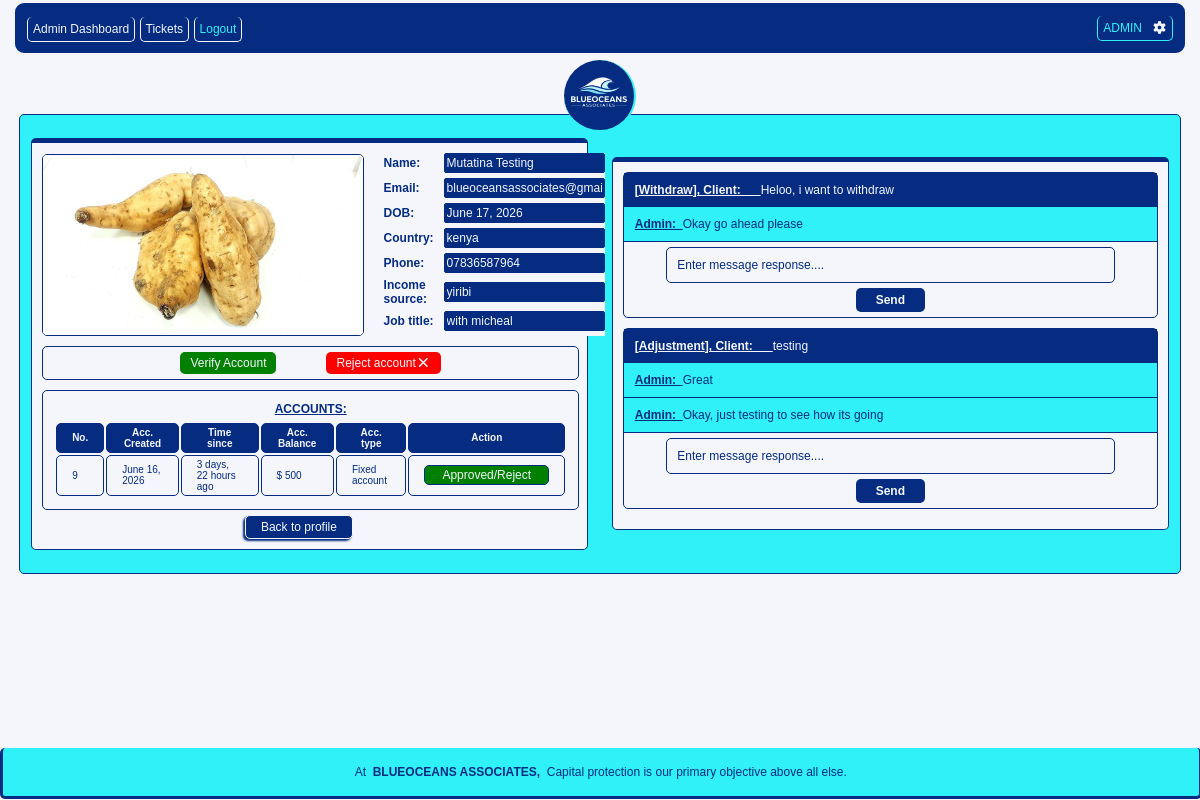
Page /adminviewprofiletickets/4 (signed in) on the committed database.
### BOA_app/models.py (models this page shows, shortened)
class Profile(models.Model):
    user=models.OneToOneField(User,on_delete=models.CASCADE)
    profile_pic=models.ImageField(upload_to='img/profile/',blank=True, null=True)
    national_id=models.ImageField(upload_to='img/profile/',blank=True, null=True)
    first_name=models.CharField(max_length=50, blank=True, null=True)
    last_name=models.CharField(max_length=50, blank=True, null=True)
    dob= models.DateField(null=True, blank=True)
    created_at = models.DateField(auto_now_add=True, null=True, blank=True)
    country=models.CharField(max_length=100, blank=True, null=True)
    income_source=models.CharField(max_length=100, blank=True, null=True)
    phone=models.CharField(max_length=100, blank=True, null=True)
    job_title=models.CharField(max_length=100, blank=True, null=True)
    verified = models.BooleanField(default=False, null=True)

class Emmergency_Fund_Account(models.Model):
     user = models.ForeignKey(User, on_delete=models.CASCADE)
     account_type = models.CharField(max_length=100, blank=True, null=True)
     created_at = models.DateField(auto_now_add=True, null=True, blank=True)
     balance = models.CharField(max_length=100, null=True, blank=True)
     status = models.BooleanField(default=False, null=True)

class Ticket(models.Model):
     user = models.ForeignKey(User, on_delete=models.CASCADE)
     type = models.CharField(max_length=100, null=True, blank=True)
     message = models.CharField(max_length=500, null=True, blank=True)
     created_at= models.DateField(auto_now_add=True, null=True, blank=True)
     viewed = models.BooleanField(default=False, null=True)

class Ticket_Response(models.Model):
     user = models.ForeignKey(User, on_delete=models.CASCADE)
     ticket = models.ForeignKey(Ticket, on_delete=models.CASCADE)
     response = models.CharField(max_length=500, null=True, blank=True)
     created_at = models.DateField(auto_now_add=True, null=True, blank=True)
     viewed = models.BooleanField(default=False, null=True)

### BOA_app/views.py (the view, shortened to what this page needs)
# urls.py: path('adminviewprofiletickets/<int:pk>',views.adminviewprofiletickets, name='adminviewprofiletickets'),
@login_required
def adminviewprofiletickets(request, pk):
    profile = Profile.objects.get(id=pk)
    tickets = Ticket.objects.filter(user=profile.user).order_by('-id')
    for ticket in tickets:
        ticket.responses = Ticket_Response.objects.filter(ticket=ticket).order_by('-id')
    accounts = Emmergency_Fund_Account.objects.filter(user=profile.user).order_by('-id')
    my_dict = {
        'profile':profile,
        'tickets':tickets,
        'accounts':accounts,
    }
    return render(request, 'Admin_view_profile_tickets.html', my_dict)

### templates/Admin_view_profile_tickets.html (shortened to what this page needs)
{% load static %}
<!DOCTYPE html>
<html lang="en">
<head>
    <link rel="stylesheet" href="https://cdnjs.cloudflare.com/ajax/libs/font-awesome/7.0.1/css/all.min.css"
 />
    <link rel="stylesheet" href="{% static 'css/Admin_view_profile_tickets.css' %}">
</head>
<body>
    <nav>
        <div class="links">
            <a href="{% url 'admindashboard' %}">Admin Dashboard</a>
            <a href="{% url 'admintickets' %}">Tickets</a>
            <a style="color: var(--secondary-color);" href="{% url 'adminlogout' %}">Logout</a>
        </div>
        <div class="account_details">
            <a href=""><span class="name">ADMIN</span> &nbsp; <i class="fa-solid fa-gear"></i></a>
        </div>
    </nav>
    <div class="container_1">
        <div class="image_dash">
            <img src="{% static 'images/BOA_LOGO-removebg.png' %}" alt="">
        </div>
        <div class="detc">
            <div class="newclients">
                <div class="mnn">
                    <div class="profile_pic">
                        {% if profile.profile_pic %}
                            <img src="{{profile.profile_pic.url}}" alt="">
                        {% else %}
                            <img src="{% static 'images/profilepic.png' %}" alt="">
                        {% endif %}
                        <div class="bio_details">
                            <div class="bio">
                                <label for="name">Name:</label>
                                <input type="text" id="name" disabled placeholder="{{profile.first_name}} {{profile.last_name}}">
                            </div>
                            <div class="bio">
                                <label for="email">Email:</label>
                                <input type="email" id="email" disabled placeholder="{{profile.user.email}}">
                            </div>
                            <div class="bio">
                                <label for="dob">DOB:</label>
                                <input type="text" id="dob" disabled placeholder="{{profile.dob}}">
                            </div>
                            <div class="bio">
                                <label for="country">Country:</label>
                                <input type="text" id="country" disabled placeholder="{{profile.country}}">
                            </div>
                            <div class="bio">
                                <label for="phone">Phone:</label>
                                <input type="number" id="phone" disabled placeholder="{{profile.phone}}">
                            </div>
                            <div class="bio">
                                <label for="income">Income source:</label>
                                <input type="text" id="income" disabled placeholder="{{profile.income_source}}">
                            </div>
                            <div class="bio">
                                <label for="title">Job title:</label>
                                <input type="text" id="title" disabled placeholder="{{profile.job_title}}">
                            </div>
                        </div>
                    </div>
                </div>
                <div class="actions">
                    {% if profile.verified == True %}
                        <button type="submit">Account is verified <i class="fa fa-check" aria-hidden="true"></i></button>
                    {% else %}
                        <button type="submit"><a href="{% url 'adminapproveprof' profile.pk %}">Verify Account</a></button>
                    {% endif %}
                    <button type="submit"><a href="{% url 'admindissprof' profile.pk %}">Reject account</a><i class="fa fa-times" aria-hidden="true"></i></button>
                </div>
                <div class="accounts">
                    <h4>ACCOUNTS:</h4>
                    <div class="tabl">
                        <table>
                            <tr>
                                <th>No.</th>
                                <th>Acc. Created</th>
                                <th>Time since</th>
                                <th>Acc. Balance</th>
                                <th>Acc. type</th>
                                <th>Action</th>
                            </tr>
                            {% if accounts %}
                                {% for account in accounts %}
                                    <tr>
                                        <td>{{account.id}}</td>
                                        <td>{{account.created_at}}</td>
                                        <td>{{account.created_at|timesince}} ago</td>
                                        <td>$ {{account.balance}}</td>
                                        <td>{{account.account_type}}</td>
                                        {% if account.status == True %}
                                            <td><Button class="appr"><a href="{% url 'adminrejectfund' account.pk %}">Approved/Reject</a></Button></td>
                                        {% else %}
                                            <td><Button class="rege"><a href="{% url 'adminapprovefund' account.pk %}">Approve</a></Button></td>
                                        {% endif %}
                                    </tr>
                                {% endfor %}
                            {% endif %}
                        </table>
                    </div>
                </div>
                <div class="accounts_2">
                    <button type="submit"><a href="{% url 'adminviewprofile' profile.pk %}">Back to profile</a></button>
                </div>
            </div>
            <div class="newclients">
                <div class="betwee">
                    {% if tickets %}
                        {% for ticket in tickets %}
                            <form class="the_tickets" method="post">
                                <p class="client_sent"><span>[{{ticket.type}}], Client:&nbsp;&nbsp;&nbsp;&nbsp;&nbsp;&nbsp;</span>{{ticket.message}}</p>
                                {% if ticket.responses %}
                                    {% for resp in ticket.responses %}
                                        <p class="admin_sent"><span>Admin:&nbsp;&nbsp;</span>{{resp.response}}</p>
                                    {% endfor %}
                                {% else %}
                                    <p class="admin_sent"><span>Admin:&nbsp;&nbsp;</span></p>
                                {% endif %}
                                <input type="text" placeholder="Enter message response...." name="response" required>
                                <button type="submit">Send</button>
                            </form>
                        {% endfor %}
                    {% else %}
                        <div class="the_tickets">
                            <p class="client_sent"><span>{{tickets.count}}&nbsp;&nbsp;&nbsp;&nbsp;&nbsp;&nbsp;</span> Tickets</p>
                        </div>
                    {% endif %}
                    </div>
            </div>
        </div>
    </div>
    <footer>
        <p>At&nbsp;&nbsp;<span>BLUEOCEANS ASSOCIATES,</span>&nbsp;&nbsp;Capital protection is our primary objective above all else.</p>
    </footer>
</body>
</html>

### rows in the picture
Profile: profile_pic (picture), first_name "Mutatina Testing", user.email "blueoceansassociates@gmail.com", dob "June 17, 2026", country "kenya", phone "07836587964", income_source "yiribi", job_title "with micheal"
Emmergency_Fund_Account: id "9", created_at "June 16, 2026", created_at "3 days, 22 hours", balance "500", account_type "Fixed account", status "Approved/Reject"
Ticket: type "Withdraw", message "Heloo, i want to withdraw"
Ticket_Response: response "Okay go ahead please"
Ticket: type "Adjustment", message "testing"
Ticket_Response: response "Great"
Ticket_Response: response "Okay, just testing to see how its going"
